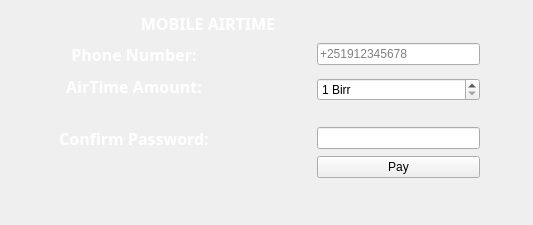
                   <widget class="QWidget" name="mobileAirTimePayment">
                    <layout class="QGridLayout" name="gridLayout_9">
                     <item row="0" column="2" colspan="2">
                      <widget class="QLabel" name="accountNumberLabel_31">
                       <property name="sizePolicy">
                        <sizepolicy hsizetype="Expanding" vsizetype="Expanding">
                         <horstretch>0</horstretch>
                         <verstretch>0</verstretch>
                        </sizepolicy>
                       </property>
                       <property name="font">
                        <font>
                         <family>Source Code Pro ExtraLight</family>
                        </font>
                       </property>
                       <property name="styleSheet">
                        <string notr="true">color: rgb(255, 255, 255);</string>
                       </property>
                       <property name="text">
                        <string>&lt;html&gt;&lt;head/&gt;&lt;body&gt;&lt;p align=&quot;center&quot;&gt;&lt;span style=&quot; font-size:12pt; font-weight:600;&quot;&gt;MOBILE AIRTIME&lt;/span&gt;&lt;/p&gt;&lt;/body&gt;&lt;/html&gt;</string>
                       </property>
                      </widget>
                     </item>
                     <item row="0" column="4">
                      <spacer name="verticalSpacer_20">
                       <property name="orientation">
                        <enum>Qt::Vertical</enum>
                       </property>
                       <property name="sizeHint" stdset="0">
                        <size>
                         <width>20</width>
                         <height>26</height>
                        </size>
                       </property>
                      </spacer>
                     </item>
                     <item row="1" column="1" colspan="2">
                      <widget class="QLabel" name="accountNumberLabel_34">
                       <property name="sizePolicy">
                        <sizepolicy hsizetype="Expanding" vsizetype="Expanding">
                         <horstretch>0</horstretch>
                         <verstretch>0</verstretch>
                        </sizepolicy>
                       </property>
                       <property name="font">
                        <font>
                         <family>Source Code Pro ExtraLight</family>
                        </font>
                       </property>
                       <property name="styleSheet">
                        <string notr="true">color: rgb(255, 255, 255);</string>
                       </property>
                       <property name="text">
                        <string>&lt;html&gt;&lt;head/&gt;&lt;body&gt;&lt;p align=&quot;center&quot;&gt;&lt;span style=&quot; font-size:12pt; font-weight:600;&quot;&gt;Phone Number:&lt;/span&gt;&lt;/p&gt;&lt;/body&gt;&lt;/html&gt;</string>
                       </property>
                      </widget>
                     </item>
                     <item row="1" column="6">
                      <widget class="QLineEdit" name="mobileAirTimePhoneNumberLineEdit">
                       <property name="sizePolicy">
                        <sizepolicy hsizetype="MinimumExpanding" vsizetype="Fixed">
                         <horstretch>0</horstretch>
                         <verstretch>0</verstretch>
                        </sizepolicy>
                       </property>
                       <property name="inputMask">
                        <string/>
                       </property>
                       <property name="placeholderText">
                        <string>+251912345678</string>
                       </property>
                      </widget>
                     </item>
                     <item row="2" column="0" rowspan="2">
                      <spacer name="horizontalSpacer_26">
                       <property name="orientation">
                        <enum>Qt::Horizontal</enum>
                       </property>
                       <property name="sizeType">
                        <enum>QSizePolicy::Expanding</enum>
                       </property>
                       <property name="sizeHint" stdset="0">
                        <size>
                         <width>48</width>
                         <height>20</height>
                        </size>
                       </property>
                      </spacer>
                     </item>
                     <item row="2" column="1" rowspan="2" colspan="2">
                      <widget class="QLabel" name="accountNumberLabel_33">
                       <property name="sizePolicy">
                        <sizepolicy hsizetype="Expanding" vsizetype="Expanding">
                         <horstretch>0</horstretch>
                         <verstretch>0</verstretch>
                        </sizepolicy>
                       </property>
                       <property name="font">
                        <font>
                         <family>Source Code Pro ExtraLight</family>
                        </font>
                       </property>
                       <property name="styleSheet">
                        <string notr="true">color: rgb(255, 255, 255);</string>
                       </property>
                       <property name="text">
                        <string>&lt;html&gt;&lt;head/&gt;&lt;body&gt;&lt;p align=&quot;center&quot;&gt;&lt;span style=&quot; font-size:12pt; font-weight:600;&quot;&gt;AirTime Amount:&lt;/span&gt;&lt;/p&gt;&lt;/body&gt;&lt;/html&gt;</string>
                       </property>
                      </widget>
                     </item>
                     <item row="2" column="3" rowspan="2" colspan="4">
                      <spacer name="horizontalSpacer_25">
                       <property name="orientation">
                        <enum>Qt::Horizontal</enum>
                       </property>
                       <property name="sizeType">
                        <enum>QSizePolicy::Preferred</enum>
                       </property>
                       <property name="sizeHint" stdset="0">
                        <size>
                         <width>265</width>
                         <height>20</height>
                        </size>
                       </property>
                      </spacer>
                     </item>
                     <item row="3" column="6">
                      <widget class="QSpinBox" name="mobileAirTimeAmountLineEdit">
                       <property name="suffix">
                        <string> Birr</string>
                       </property>
                       <property name="minimum">
                        <number>1</number>
                       </property>
                       <property name="maximum">
                        <number>1000000000</number>
                       </property>
                      </widget>
                     </item>
                     <item row="4" column="7">
                      <spacer name="horizontalSpacer_24">
                       <property name="orientation">
                        <enum>Qt::Horizontal</enum>
                       </property>
                       <property name="sizeType">
                        <enum>QSizePolicy::Expanding</enum>
                       </property>
                       <property name="sizeHint" stdset="0">
                        <size>
                         <width>42</width>
                         <height>20</height>
                        </size>
                       </property>
                      </spacer>
                     </item>
                     <item row="5" column="1" colspan="2">
                      <widget class="QLabel" name="accountNumberLabel_32">
                       <property name="sizePolicy">
                        <sizepolicy hsizetype="Expanding" vsizetype="Expanding">
                         <horstretch>0</horstretch>
                         <verstretch>0</verstretch>
                        </sizepolicy>
                       </property>
                       <property name="font">
                        <font>
                         <family>Source Code Pro ExtraLight</family>
                        </font>
                       </property>
                       <property name="styleSheet">
                        <string notr="true">color: rgb(255, 255, 255);</string>
                       </property>
                       <property name="text">
                        <string>&lt;html&gt;&lt;head/&gt;&lt;body&gt;&lt;p align=&quot;center&quot;&gt;&lt;span style=&quot; font-size:12pt; font-weight:600;&quot;&gt;Confirm Password:&lt;/span&gt;&lt;/p&gt;&lt;/body&gt;&lt;/html&gt;</string>
                       </property>
                      </widget>
                     </item>
                     <item row="5" column="6">
                      <widget class="QLineEdit" name="mobileAirTimeConfirmPassword">
                       <property name="sizePolicy">
                        <sizepolicy hsizetype="MinimumExpanding" vsizetype="Fixed">
                         <horstretch>0</horstretch>
                         <verstretch>0</verstretch>
                        </sizepolicy>
                       </property>
                      </widget>
                     </item>
                     <item row="6" column="6">
                      <widget class="QPushButton" name="mobileAirTimePayButton">
                       <property name="text">
                        <string>Pay</string>
                       </property>
                       <property name="icon">
                        <iconset resource="resource.qrc">
                         <normaloff>:/icons/icons/dollar-sign.svg</normaloff>:/icons/icons/dollar-sign.svg</iconset>
                       </property>
                       <property name="iconSize">
                        <size>
                         <width>40</width>
                         <height>40</height>
                        </size>
                       </property>
                      </widget>
                     </item>
                     <item row="7" column="4">
                      <spacer name="verticalSpacer_21">
                       <property name="orientation">
                        <enum>Qt::Vertical</enum>
                       </property>
                       <property name="sizeHint" stdset="0">
                        <size>
                         <width>20</width>
                         <height>36</height>
                        </size>
                       </property>
                      </spacer>
                     </item>
                     <item row="6" column="1" colspan="2">
                      <widget class="QLabel" name="errorMobileAirTimeLabel">
                       <property name="styleSheet">
                        <string notr="true">color: white;</string>
                       </property>
                       <property name="text">
                        <string/>
                       </property>
                      </widget>
                     </item>
                    </layout>
                   </widget>
